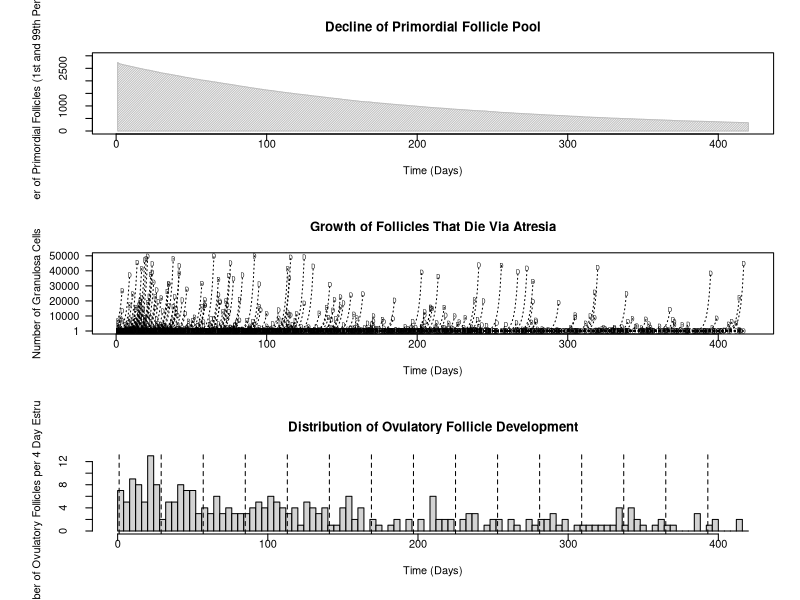

Generate this figure with R:
#' Josh's Follicle Simulation
#' 
#' @param NF Starting number of follicles.
#' @param ND Number of 'days' or steps of the simulation.
#' @param IGP Initial growing pool of follicles.
#' @param phold Probability of 'holding' at the current number of cells.
#' @param cond.pdub Conditional probability of 'doubling', given that we
#' didn't 'hold' initially.
#' @param pcelllive Josh's secret sauce of the probability of a cell
#' surviving a doubling step, because they sometimes don't make it.
#' @param ejectnum After reaching this number of cells, a healthy follicle
#' is ejected?
#' @param cyclength The length of the ovulatory cycle in days.
#' @param puberty Whether an initial 750 should have a head start.
#' @param verbose Print the progress along the way?
#' @param pdfname If a PDF file name is given, a plot will be produced.
josh <- function(NF = 3000,
                 ND = 420,
                 IGP = 300,
                 phold = 0.995,
                 cond.pdub = 0.9,
                 pcelllive = 0.8,
                 ejectnum = 50000,
                 cyclength = 4,
                 puberty = TRUE,
                 verbose = TRUE,
                 pdfname = NA)
{
                 
  # Initialize, randomly drawing 1, 2 or 3 cells
  x <- sample(1:3, NF, replace=TRUE)

  pdub <- (1-phold) * cond.pdub        # Unconditional doubling probability
  pdie <- (1-phold) * (1-cond.pdub)    # Unconditional death probability

  # These are the unconditional transition probabilities at the start:
  # JAY: Why 300 and 19?  2^19 > 500000
  # Dec 1: Changing 300 to 750 and reducing 19 to 16 because
  # we think 2^16 is what gets us over the new 50,000 ejection number.
  probs <- matrix(c(phold, pdub, pdie), NF, 3, byrow=TRUE)
  if (puberty) {
    x[1:IGP] <- 2^sample(1:16, IGP, replace=TRUE,
                         dexp(1:16, rate=0.3))
    probs[1:IGP,] <- matrix(c(0, cond.pdub, 1-cond.pdub),
                            nrow=IGP, ncol=3, byrow=TRUE)
  }

  z <- matrix(0, NF, ND)
  for (i in 1:ND) {
    if (verbose && (i/10 == floor(i/10))) cat("Step", i, "\n")
    for (j in 1:NF) {
      res <- sample(1:3, 1, prob=probs[j,]) # Status result
      
      # If "double" then we never "hold" in future steps and the probs change:
      if (res==2) { probs[j,] <- c(0, cond.pdub, 1-cond.pdub) }
      
      # If not "hold" then either double (2) or die (3)
      
      if (res > 1) {
        x[j] <- x[j] * 2 * (res==2)
        if (x[j] > 0) x[j] <- rbinom(1, x[j], pcelllive)
      }

      if (x[j] >= ejectnum) { probs[j,] <- c(1, 0, 0) } # Fol. ejected, stop
    } # End of 1:NF loop
    z[,i] <- x
  } # End of 1:ND loop

  z[z>ejectnum] <- ejectnum
  
  if (verbose) {
    cat("Dead follicles:\t\t", sum(z[,ncol(z)] == 0), "\n", sep="\t")
    cat("Ejected eggs:\t", sum(z[,ncol(z)] == ejectnum), "\n", sep="\t")
    cat("Follicles underdeveloped:", sum(z[,ncol(z)]>0 & z[,ncol(z)]<ejectnum),
        "\n", sep="\t")
  }

  if (!is.na(pdfname)) {
    pdf(pdfname, width=7.5, height=10, )
      par(mfrow=c(3,1))
      par(mar=c(5,7,4,2), ylbias=0.95)
    
      # Last one that we want ********************************
      pfn <- read.csv("extrapoints.csv", as.is=TRUE)
      b <- read.csv("confsim.csv", as.is=TRUE)
      b <- apply(b, 2, quantile, probs=c(0.01, 0.99))
      foo <- apply(z==1 | z==2 | z==3, 2, sum)
      plot(1:ND, foo, xlab="Time (Days)",
           ylab="Number of Primordial Follicles (1st and 99th Percentiles)",
           pch="", ylim=range(pretty(c(0, foo))),
           main="Decline of Primordial Follicle Pool")
      polygon(c(1:ND, ND:1), c(b[1,], b[2,ND:1]), col="grey",
              density=60)
      points(pfn$days, pfn$pfn)
      wantfoo <- foo
      
      if (FALSE) {
      # The ones that make it, leading to an egg ejected from the ovary:
      plot(1:ND, seq(1, 500000, length.out=ND), 
           pch="", main=paste("Cell Counts of Ejected Eggs (", sum(z[,ncol(z)] == ejectnum),
                              ")", sep=""),
           xlab="Day", ylab="",
           las=1, yaxt="n")
      axis(2, at=c(1, 1e5, 2e5, 3e5, 4e5, 5e5),
           labels=format(c(1, 1e5, 2e5, 3e5, 4e5, 5e5), scientific=FALSE), las=1)
      these <- which(apply(z==ejectnum, 1, any))
      for (i in these) {
        end <- min(which(z[i,]==ejectnum))
        lines(1:end, z[i,1:end], lty=3)
      }
      }
      
      # The ones that start to develop but die:     ****************
      plot(1:ND, seq(1, 50000, length.out=ND), 
           pch="", main="Growth of Follicles That Die Via Atresia",
           xlab="Time (Days)", ylab="Number of Granulosa Cells",
           las=1, yaxt="n")
      #main=paste("Cell Counts of Dead Follicles (", sum(z[,ncol(z)] == 0),
      #           ")", sep=""),
      axis(2, at=c(1, 1e4, 2e4, 3e4, 4e4, 5e4),
           labels=format(c(1, 1e4, 2e4, 3e4, 4e4, 5e4), scientific=FALSE), las=1)
      these <- which(apply(z==0, 1, any))
      for (i in these) {
        end <- max(1, min(which(z[i,]==0)) - 1)
        lines(1:end, z[i,1:end], lty=3)
        text(which.max(z[i,]), max(z[i,]), "D", cex=0.5)
      }
      
      if (FALSE) {
      # Partly developed or "holds":
      # The ones that start to develop but die:
      plot(1:ND, seq(1, 500000, length.out=ND), 
           pch="", main=paste("Cell Counts of Incomplete Follicles (",
                              sum(z[,ncol(z)]>0 & z[,ncol(z)]<ejectnum),
                              ")", sep=""),
           xlab="Day", ylab="",
           las=1, yaxt="n")
      axis(2, at=c(1, 1e5, 2e5, 3e5, 4e5, 5e5),
           labels=format(c(1, 1e5, 2e5, 3e5, 4e5, 5e5), scientific=FALSE), las=1)
      for (i in 1:nrow(z)) {
        if (z[i,ncol(z)] > 0 && z[i,ncol(z)] < ejectnum) {
          lines(1:ND, z[i,], lty=3)
          text(ND+1, max(z[i,]), "U") 
        }
      }
      
      foo <- apply(!(z==1 | z==2 | z==3), 1, function(a) min(c(420, which(a))) )
      hist(foo, main="Distribution of Times of First Growth",
           xlab="Time of First Growth")
      }
        
      
      # More breaks and add the lines ****************************
      foo <- apply(z==ejectnum, 1,
                   function(a) {
                     if (any(a)) return(min(which(a)))
                     else return(NA)
                   })
      hist(foo, main="Distribution of Ovulatory Follicle Development",
           xlab="Time (Days)", 
           ylab=paste("Number of Ovulatory Follicles per", cyclength,
                      "Day Estrus Cycle"),
           breaks=seq(0, 420, by=cyclength))
      abline(v=seq(1, 420, by=28), col="black", lty=2, lwd=1)
      a <- table(cut(foo, breaks=seq(0, 420, by=cyclength)))
      aa <- data.frame(a)
      print(aa)    
      
    dev.off()
  }
  
  return( list(all=z, dead=sum(z[,ncol(z)] == 0),
               underdeveloped=sum(z[,ncol(z)]>0 & z[,ncol(z)]<500000),
               ejected=sum(z[,ncol(z)] == 0),
               wantfoo=wantfoo) )
}

# Want to run 1000 times and get the info for the first
# plot, and collect $wantfoo for "error bands" around
# the curve.
NNN <- 1
foo <- matrix(0, NNN, 420)
for (i in 1:NNN) {
  set.seed(i)
  ans <- josh(pdfname=paste("test", i, ".pdf", sep=""))
  foo[i,] <- ans$wantfoo
}
if (NNN>1) write.table(foo, "confsim.csv", sep=",", row.names=F, col.names=T)


write.csv(ans$all, "sample.csv", row.names=F)

# another <- josh(phold = 0.99,
#                 cond.pdub = 0.93,
#                 pcelllive = 0.85,
#                 pdfname="test2.pdf")

# Primordial, Primary, Secondary, Pre-Antrial, Egg
# 1-3, 4-70, 71-5000, 5001-499999, 500k+

# Spiffy up plot titles and file name to reflect inputs?


